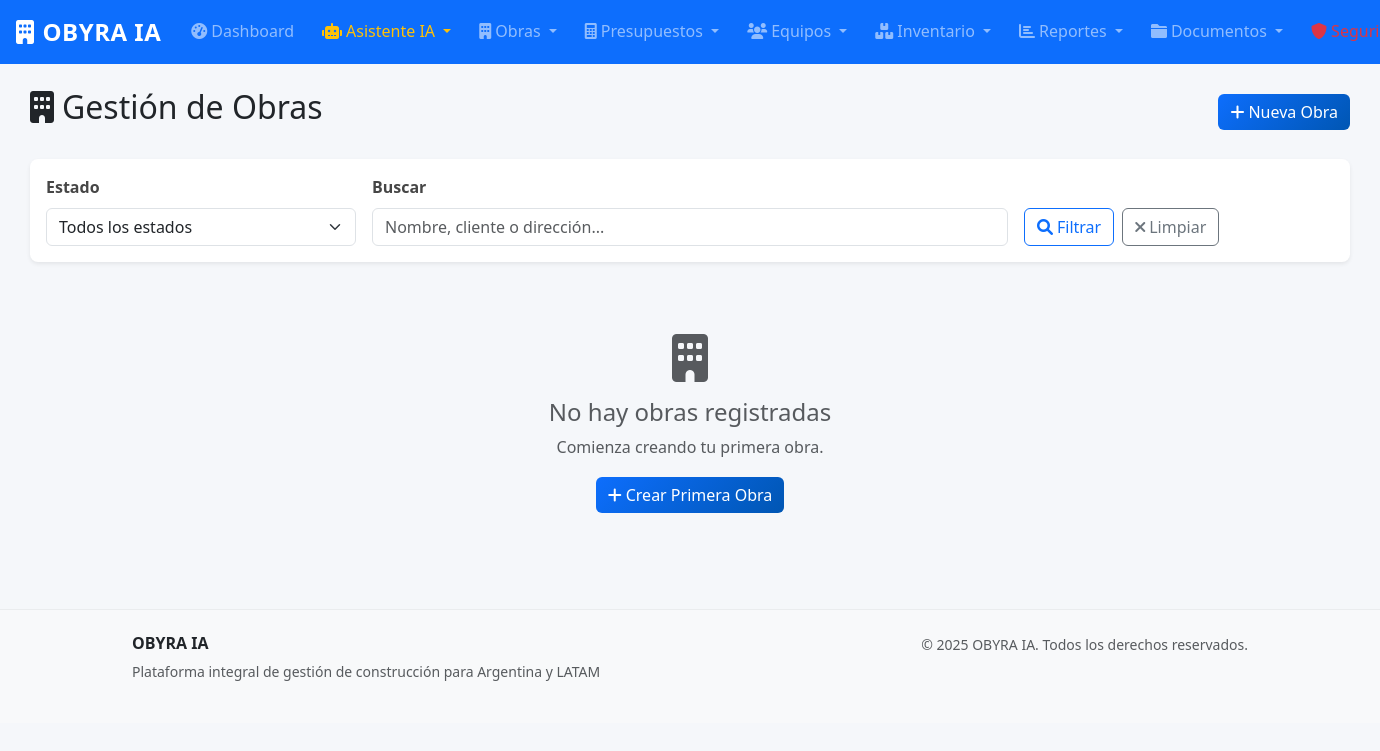
Page /obras/ (signed in) on the earlier database version.
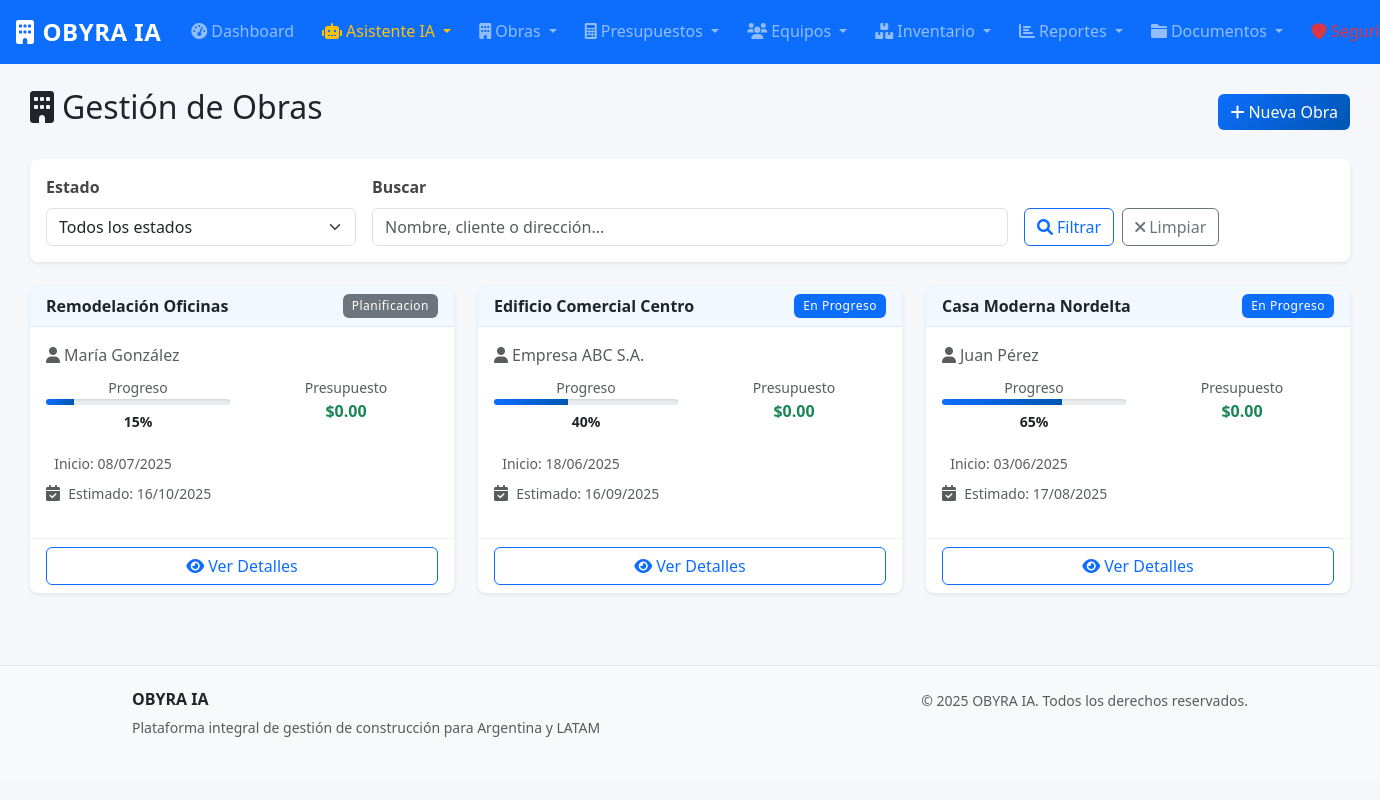
Same page on the later database version.
### models.py (models this page shows, shortened)
class Obra(db.Model):
    __tablename__ = 'obras'
    id = db.Column(db.Integer, primary_key=True)
    nombre = db.Column(db.String(200), nullable=False)
    descripcion = db.Column(db.Text)
    direccion = db.Column(db.String(300))
    cliente = db.Column(db.String(200), nullable=False)
    telefono_cliente = db.Column(db.String(20))
    email_cliente = db.Column(db.String(120))
    fecha_inicio = db.Column(db.Date)
    fecha_fin_estimada = db.Column(db.Date)
    fecha_fin_real = db.Column(db.Date)
    estado = db.Column(db.String(20), default='planificacion')  # planificacion, en_curso, pausada, finalizada, cancelada
    presupuesto_total = db.Column(db.Numeric(15, 2), default=0)
    costo_real = db.Column(db.Numeric(15, 2), default=0)
    progreso = db.Column(db.Integer, default=0)  # Porcentaje de avance
    fecha_creacion = db.Column(db.DateTime, default=datetime.utcnow)
    organizacion_id = db.Column(db.Integer, db.ForeignKey('organizaciones.id'), nullable=False)
    organizacion = db.relationship('Organizacion', back_populates='obras')
    etapas = db.relationship('EtapaObra', back_populates='obra', cascade='all, delete-orphan', lazy='dynamic')
    asignaciones = db.relationship('AsignacionObra', back_populates='obra', cascade='all, delete-orphan', lazy='dynamic')
    presupuestos = db.relationship('Presupuesto', back_populates='obra', lazy='dynamic')
    uso_inventario = db.relationship('UsoInventario', back_populates='obra', lazy='dynamic')

### obras.py (the view, shortened to what this page needs)
@obras_bp.route('/')
@login_required
def lista():
    if not current_user.puede_acceder_modulo('obras'):
        flash('No tienes permisos para acceder a este módulo.', 'danger')
        return redirect(url_for('reportes.dashboard'))
    estado = request.args.get('estado', '')
    buscar = request.args.get('buscar', '')
    query = Obra.query
    if estado:
        query = query.filter(Obra.estado == estado)
    obras = query.order_by(Obra.fecha_creacion.desc()).all()
    return render_template('obras/lista.html', obras=obras, estado=estado, buscar=buscar)

### templates/obras/lista.html (shortened to what this page needs)
{% extends "base.html" %}
{% block content %}
<div class="container-fluid mt-4">
    <div class="row">
        <div class="col-12">
            <div class="d-flex justify-content-between align-items-center mb-4">
                <h2><i class="fas fa-building me-2"></i>Gestión de Obras</h2>
                {% if current_user.rol in ['administrador', 'tecnico'] %}
                <a href="{{ url_for('obras.crear') }}" class="btn btn-primary">
                    <i class="fas fa-plus me-1"></i>Nueva Obra
                </a>
                {% endif %}
            </div>
        </div>
    </div>
    <div class="card mb-4">
        <div class="card-body">
            <form method="GET" class="row g-3">
                <div class="col-md-3">
                    <label for="estado" class="form-label">Estado</label>
                    <select class="form-select" id="estado" name="estado">
                        <option value="">Todos los estados</option>
                    </select>
                </div>
                <div class="col-md-6">
                    <label for="buscar" class="form-label">Buscar</label>
                    <input type="text" class="form-control" id="buscar" name="buscar"
                           value="{{ buscar }}" placeholder="Nombre, cliente o dirección...">
                </div>
                <div class="col-md-3 d-flex align-items-end">
                    <button type="submit" class="btn btn-outline-primary me-2">
                        <i class="fas fa-search me-1"></i>Filtrar
                    </button>
                    <a href="{{ url_for('obras.lista') }}" class="btn btn-outline-secondary">
                        <i class="fas fa-times me-1"></i>Limpiar
                    </a>
                </div>
            </form>
        </div>
    </div>
    <div class="row">
        {% if obras %}
            {% for obra in obras %}
            <div class="col-lg-6 col-xl-4 mb-4">
                <div class="card h-100 shadow-sm">
                    <div class="card-header d-flex justify-content-between align-items-center">
                        <h6 class="mb-0 fw-bold">{{ obra.nombre }}</h6>
                        <span class="badge {{ obra.estado|estado_badge }}">
                            {{ obra.estado.replace('_', ' ').title() }}
                        </span>
                    </div>
                    <div class="card-body">
                        <p class="text-muted mb-2">
                            <i class="fas fa-user me-1"></i>{{ obra.cliente }}
                        </p>
                        <div class="row text-center mb-3">
                            <div class="col-6">
                                <small class="text-muted d-block">Progreso</small>
                                <div class="progress mb-1" style="height: 6px;">
                                    <div class="progress-bar" role="progressbar"
                                         style="width: {{ obra.progreso }}%"></div>
                                </div>
                                <small class="fw-bold">{{ obra.progreso }}%</small>
                            </div>
                            <div class="col-6">
                                <small class="text-muted d-block">Presupuesto</small>
                                <strong class="text-success">{{ obra.presupuesto_total|moneda }}</strong>
                            </div>
                        </div>
                        {% if obra.fecha_inicio %}
                        <p class="text-muted mb-1">
                            <small>Inicio: {{ obra.fecha_inicio|fecha }}</small>
                        </p>
                        {% endif %}
                        {% if obra.fecha_fin_estimada %}
                        <p class="text-muted mb-3">
                            <i class="fas fa-calendar-check me-1"></i>
                            <small>Estimado: {{ obra.fecha_fin_estimada|fecha }}</small>
                        </p>
                        {% endif %}
                    </div>
                    <div class="card-footer bg-transparent">
                        <div class="d-grid">
                            <a href="{{ url_for('obras.detalle', id=obra.id) }}" class="btn btn-outline-primary">
                                <i class="fas fa-eye me-1"></i>Ver Detalles
                            </a>
                        </div>
                    </div>
                </div>
            </div>
            {% endfor %}
        {% else %}
            <div class="col-12">
                <div class="text-center py-5">
                    <i class="fas fa-building fa-3x text-muted mb-3"></i>
                    <h4 class="text-muted">No hay obras registradas</h4>
                    <p class="text-muted">
                        {% if current_user.rol in ['administrador', 'tecnico'] %}
                            Comienza creando tu primera obra.
                        {% else %}
                            No tienes obras asignadas actualmente.
                        {% endif %}
                    </p>
                    {% if current_user.rol in ['administrador', 'tecnico'] %}
                    <a href="{{ url_for('obras.crear') }}" class="btn btn-primary">
                        <i class="fas fa-plus me-1"></i>Crear Primera Obra
                    </a>
                    {% endif %}
                </div>
            </div>
        {% endif %}
    </div>
</div>
{% endblock %}

### templates/base.html (shortened to what this page needs)
<!DOCTYPE html>
<html lang="es">
<head>
    <link href="https://cdn.jsdelivr.net/npm/bootstrap@5.3.0/dist/css/bootstrap.min.css" rel="stylesheet">
    <link href="https://cdnjs.cloudflare.com/ajax/libs/font-awesome/6.0.0/css/all.min.css" rel="stylesheet">
    <link rel="stylesheet" href="{{ url_for('static', filename='css/style.css') }}">
</head>
<body style="margin: 0; padding: 0; overflow-x: hidden;">
    <nav class="navbar navbar-expand-lg navbar-dark bg-primary" style="width: 100vw; margin: 0; padding: 0; position: relative; left: 50%; right: 50%; margin-left: -50vw; margin-right: -50vw;">
        <div class="container-fluid" style="width: 100%; max-width: none; padding: 0.5rem 1rem;">
            <a class="navbar-brand fw-bold" href="{{ url_for('index') }}">
                <i class="fas fa-building me-2"></i>OBYRA IA
            </a>
            {% if current_user.is_authenticated %}
            <div class="collapse navbar-collapse justify-content-between" id="navbarNav">
                <ul class="navbar-nav me-auto">
                    <li class="nav-item">
                        <a class="nav-link" href="{{ url_for('reportes.dashboard') }}">
                            <i class="fas fa-tachometer-alt me-1"></i>Dashboard
                        </a>
                    </li>
                    <li class="nav-item dropdown">
                        <a class="nav-link dropdown-toggle text-warning" href="#" id="navbarAsistente" role="button" data-bs-toggle="dropdown">
                            <i class="fas fa-robot me-1"></i>Asistente IA
                        </a>
                    </li>
                    {% if current_user.puede_acceder_modulo('obras') %}
                    <li class="nav-item dropdown">
                        <a class="nav-link dropdown-toggle" href="#" id="navbarObras" role="button" data-bs-toggle="dropdown">
                            <i class="fas fa-building me-1"></i>Obras
                        </a>
                    </li>
                    {% endif %}
                    {% if current_user.puede_acceder_modulo('presupuestos') %}
                    <li class="nav-item dropdown">
                        <a class="nav-link dropdown-toggle" href="#" id="navbarPresupuestos" role="button" data-bs-toggle="dropdown">
                            <i class="fas fa-calculator me-1"></i>Presupuestos
                        </a>
                    </li>
                    {% endif %}
                    {% if current_user.puede_acceder_modulo('equipos') %}
                    <li class="nav-item dropdown">
                        <a class="nav-link dropdown-toggle" href="#" id="navbarEquipos" role="button" data-bs-toggle="dropdown">
                            <i class="fas fa-users me-1"></i>Equipos
                        </a>
                    </li>
                    {% endif %}
                    {% if current_user.puede_acceder_modulo('inventario') %}
                    <li class="nav-item dropdown">
                        <a class="nav-link dropdown-toggle" href="#" id="navbarInventario" role="button" data-bs-toggle="dropdown">
                            <i class="fas fa-boxes me-1"></i>Inventario
                        </a>
                    </li>
                    {% endif %}
                    {% if current_user.puede_acceder_modulo('reportes') %}
                    <li class="nav-item dropdown">
                        <a class="nav-link dropdown-toggle" href="#" id="navbarReportes" role="button" data-bs-toggle="dropdown">
                            <i class="fas fa-chart-bar me-1"></i>Reportes
                        </a>
                    </li>
                    {% endif %}
                    <li class="nav-item dropdown">
                        <a class="nav-link dropdown-toggle" href="#" id="navbarDocumentos" role="button" data-bs-toggle="dropdown">
                            <i class="fas fa-folder me-1"></i>Documentos
                        </a>
                    </li>
                    {% if current_user.rol in ['administrador', 'tecnico'] %}
                    <li class="nav-item dropdown">
                        <a class="nav-link dropdown-toggle text-danger" href="#" id="navbarSeguridad" role="button" data-bs-toggle="dropdown">
                            <i class="fas fa-shield-alt me-1"></i>Seguridad
                        </a>
                    </li>
                    {% endif %}
                </ul>
            </div>
            {% endif %}
        </div>
    </nav>
    <main class="container-fluid">
        {% block content %}{% endblock %}
    </main>
    <footer class="bg-light mt-5 py-4">
        <div class="container">
            <div class="row">
                <div class="col-md-6">
                    <h6 class="fw-bold">OBYRA IA</h6>
                    <p class="text-muted small">
                        Plataforma integral de gestión de construcción para Argentina y LATAM
                    </p>
                </div>
                <div class="col-md-6 text-md-end">
                    <p class="text-muted small mb-0">
                        © 2025 OBYRA IA. Todos los derechos reservados.
                    </p>
                </div>
            </div>
        </div>
    </footer>
</body>
</html>

Differences in the rows shown:
added Obra: nombre "Remodelación Oficinas", estado.replace "Planificacion", cliente "María González", progreso "15", presupuesto_total|moneda "$0.00", fecha_inicio|fecha "08/07/2025", fecha_fin_estimada|fecha "16/10/2025"
added Obra: nombre "Edificio Comercial Centro", estado.replace "En Progreso", cliente "Empresa ABC S.A.", progreso "40", presupuesto_total|moneda "$0.00", fecha_inicio|fecha "18/06/2025", fecha_fin_estimada|fecha "16/09/2025"
added Obra: nombre "Casa Moderna Nordelta", estado.replace "En Progreso", cliente "Juan Pérez", progreso "65", presupuesto_total|moneda "$0.00", fecha_inicio|fecha "03/06/2025", fecha_fin_estimada|fecha "17/08/2025"
Other differences:
text no longer shown: "No hay obras registradas Comienza creando tu primera obra. Crear Primera Obra"
